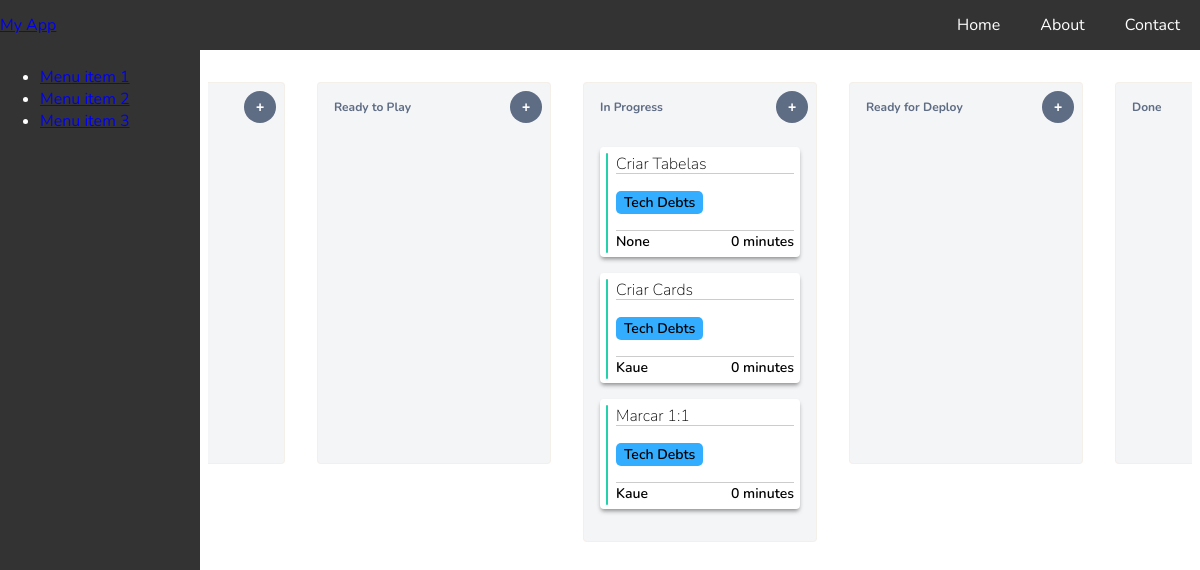
The app's page /, older data.
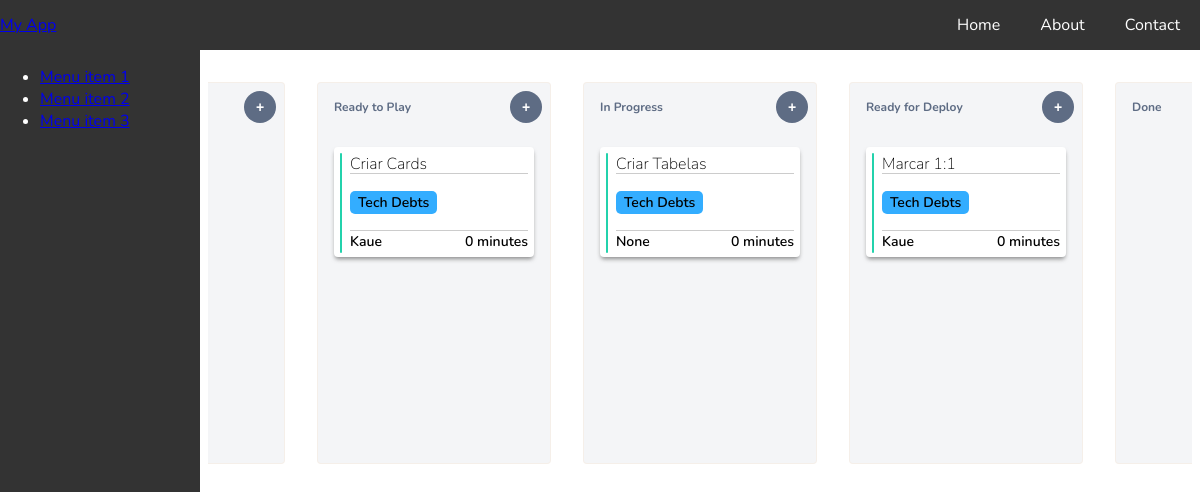
The same page, newer data.
### core/models.py (models this page shows, shortened)
class Card(models.Model):
    card_id = models.UUIDField(primary_key=True, default=uuid.uuid4, editable=False)
    name = models.CharField(max_length=264, unique=False)
    content = models.TextField(null=True, blank=True)
    creation_date = models.DateField()
    last_modified = models.DateField()
    column = models.CharField(max_length=264, unique=False)
    assignee = models.CharField(max_length=264, unique=False, null=True, blank=True)
    card_type = models.CharField(max_length=264, unique=False)
    epic_link = models.ForeignKey('Epic', on_delete=models.CASCADE, null=True, blank=True)

class Epic(models.Model):
    epic_id = models.UUIDField(primary_key=True, default=uuid.uuid4, editable=False)
    name = models.CharField(max_length=264, unique=True)
    content = models.TextField(null=True, blank=True)
    creation_date = models.DateField()
    last_modified = models.DateField()
    assignee = models.CharField(max_length=264, unique=False, null=True, blank=True)
    def __str__(self):
        return str(self.name)

### core/views.py (the view)
# urls.py: path('', views.index),
def index(request):
    cards = Card.objects.all()
    today = date.today()
    return render(request, 'index.html', {'cards': cards, 'today': today})

### templates/index.html (shortened to what this page needs)
{% extends "base.html" %}
{% block content %}
    <nav>
        {% include "navbar.html" %}
    </nav>
    <aside>
        {% include "sidebar.html" %}
    </aside>
    <main>
        {% include "Kanban.html" %}
    </main>
{% endblock %}

### templates/base.html (shortened to what this page needs)
<!DOCTYPE html>
{% load static %}
  <link rel="stylesheet" type="text/css" href="{% static 'css/style.css' %}">
<html>
<head>
</head>
<body>
  {% block content %}
  {% endblock %}
</body>
</html>

### templates/navbar.html
<nav class="navbar">
    <a class="navbar-brand" href="#">My App</a>
    <ul class="navbar-nav">
      <li class="nav-item">
        <a class="nav-link" href="#">Home</a>
      </li>
      <li class="nav-item">
        <a class="nav-link" href="#">About</a>
      </li>
      <li class="nav-item">
        <a class="nav-link" href="#">Contact</a>
      </li>
    </ul>
</nav>

### templates/sidebar.html
<div class="left-menu">
    <ul>
      <li>
        <a href="#">Menu item 1</a>
      </li>
      <li>
        <a href="#">Menu item 2</a>
      </li>
      <li>
        <a href="#">Menu item 3</a>
      </li>
    </ul>
  </div>

### templates/Kanban.html (shortened to what this page needs)
<div class="kanban">
    <div class="boards" >
        <div class="board">
            <div class="board-header">
                <button class="create-card-button">+</button>
            </div>
            <div class="dropzone">
            </div>
        </div>
        <div class="board">
            <div class="board-header">
                <h3 id="ready-to-play">Ready to Play</h3>
                <button class="create-card-button">+</button>
            </div>
            <div class="dropzone">
                {% for card in cards %}
                    {% if card.column == "ready-to-play"%}
                        <div class="card" draggable="true" data-card-id="{{ card.card_id }}" data-column="{{ card.column }}">
                            <div class="card-right">
                                <div class="card-head">
                                    <div class="content">{{card.name}}</div>
                                </div>
                                <div class="card-body">
                                    <div class="epic-link">{{card.epic_link}}</div>
                                </div>
                                <div class="card-foot">
                                    <div class="assignee">{{card.assignee}}</div>
                                    <div class="days-on-column">
                                        {% if card.last_modified < today %}
                                            {{ today|timesince:card.last_modified }}
                                        {% endif %}
                                    </div>
                                </div>
                            </div>
                        </div>
                    {% endif %}
                {% endfor %}
            </div>
        </div>
        <div class="board">
            <div class="board-header">
                <h3 id="in-progress">In Progress</h3>
                <button class="create-card-button">+</button>
            </div>
            <div class="dropzone">
                {% for card in cards %}
                    {% if card.column == "in-progress"%}
                        <div class="card" draggable="true" data-card-id="{{ card.card_id }}" data-column="{{ card.column }}">
                            <div class="card-right">
                                <div class="card-head">
                                    <div class="content">{{card.name}}</div>
                                </div>
                                <div class="card-body">
                                    <div class="epic-link">{{card.epic_link}}</div>
                                </div>
                                <div class="card-foot">
                                    <div class="assignee">{{card.assignee}}</div>
                                    <div class="days-on-column">
                                        {% if card.last_modified < today %}
                                            {{ today|timesince:card.last_modified }}
                                        {% endif %}
                                    </div>
                                </div>
                            </div>
                        </div>
                    {% endif %}
                {% endfor %}
            </div>
        </div>
        <div class="board">
            <div class="board-header">
                <h3 id="ready-for-deploy">Ready for Deploy</h3>
                <button class="create-card-button">+</button>
            </div>
            <div class="dropzone">
                {% for card in cards %}
                    {% if card.column == "ready-for-deploy"%}
                        <div class="card" draggable="true" data-card-id="{{ card.card_id }}" data-column="{{ card.column }}">
                            <div class="card-right">
                                <div class="card-head">
                                    <div class="content">{{card.name}}</div>
                                </div>
                                <div class="card-body">
                                    <div class="epic-link">{{card.epic_link}}</div>
                                </div>
                                <div class="card-foot">
                                    <div class="assignee">{{card.assignee}}</div>
                                    <div class="days-on-column">
                                        {% if card.last_modified < today %}
                                            {{ today|timesince:card.last_modified }}
                                        {% endif %}
                                    </div>
                                </div>
                            </div>
                        </div>
                    {% endif %}
                {% endfor %}
            </div>
        </div>
        <div class="board done">
            <div class="board-header">
                <h3 id="done">Done</h3>
            </div>
            <div class="dropzone">
            </div>
        </div>
    </div>
</div>

### templates/scripts.html (shortened to what this page needs)
{% load static %}

### static/css/style.css (style rules this page uses)
html { font-family: 'Nunito'; }
body { background-color: white; color: white; }
.boards { display: flex; flex-direction: row; justify-content: center; margin-top: 32px; height: 100%; overflow: auto; width: 100%; }
.board { background: #F4F5F7; border: 1px solid #FD951F11; border-radius: 4px; margin: 0 16px; flex-grow: 1; width: calc(100% - 200px); height: 100%; width: 100%; position: relative; }
.board-header { display: flex; align-items: center; margin-left: auto; }
.create-card-button { display: flex; align-items: center; justify-content: center; width: 32px; height: 32px; border: none; border-radius: 50%; background: #5e6c84; color: white; font-size: 14px; font-weight: bold; position: absolute; right: 8px; cursor: pointer; }
.board h3 { padding: 16px; margin: 0; color: #5e6c84; font-size: 12px; }
.dropzone { padding: 16px; min-width: 200px; min-height: 300px; flex-grow: 1; }
.card { height: 110px; background-color: white; margin-bottom: 16px; padding: 6px; box-shadow: 0 3px 4px -1px #727272cc; width: 100%; border-radius: 4px; font-weight: 600; font-size: 18px; display: flex; flex-direction: row; box-sizing: border-box; }
.content { color: black; font-size: 16px; font-weight: 50; }
.card, .dropzone { transition: 400ms; }
.card-head { height: 20px; width: auto; flex-shrink: 0; border-bottom: 1px solid #ccc; align-items: center; justify-content: center; }
.card-body { flex-grow: 1; width: 100%; flex-shrink: 0; border-bottom: 1px solid #ccc; display: flex; align-items: center; justify-content: left; }
.card-foot { height: 20px; width: auto; flex-shrink: 0; display: flex; align-items: center; justify-content: space-around; }
.epic-link { color: black; border-radius: 5px; padding: 2px 8px; text-align: left; font-size: 14px; background-color: #33adff; }
.assignee { color: black; flex-grow: 1; font-size: 14px; }
.days-on-column { color: black; font-size: 14px; }
.card-right { height: 100%; width: 100%; display: flex; flex-direction: column; }
aside { position: fixed; top: 50px; left: 0; bottom: 0; width: 200px; background-color: #333; color: #fff; }
main { margin-left: 200px; margin-top: 50px; position: relative; right: 0; bottom: 0; }
.navbar { display: flex; justify-content: space-between; align-items: center; position: fixed; top: 0; left: 0; right: 0; height: 50px; background-color: #333; color: #fff; }
.navbar-nav { display: flex; }
.nav-item { list-style: none; }
.nav-link { color: #fff; text-decoration: none; font-size: 16px; padding: 0 20px; }
.kanban { display: flex; flex-direction: row; justify-content: center; margin-top: 32px; width: 100%; height: 100%; }

Row changes from the older to the newer data that the page shows:
changed Card "Criar Cards": moves from the list under "In Progress" to the list under "Ready to Play"
changed Card "Marcar 1:1": moves from the list under "In Progress" to the list under "Ready for Deploy"
